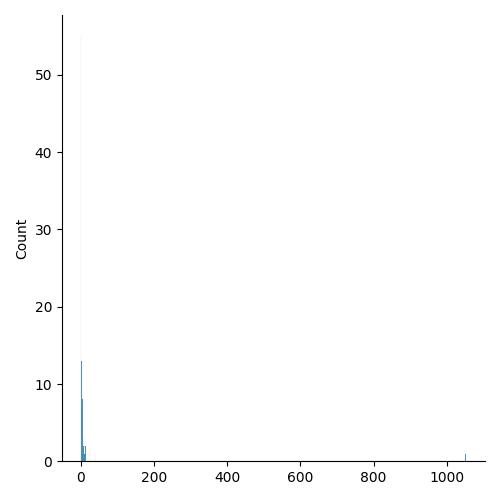

This figure's Python source:
from numpy import random
import matplotlib.pyplot as plt 
import seaborn as sns


# Ziof distributions are used to samoe date based on zipf's law

# What's  Zipf's Law?
    #In a collection, the nth common term is 1/n the most common term.


# random,zipf() parameters:
    # a: distribution parameter, a >=1
    # size: The shape of the returned array

nparray_zipf=random.zipf(a=2,size=100)

sns.displot(nparray_zipf)

plt.savefig('./numpy/random_numpy/zipf_distribution.jpg',format='jpg')                                    

